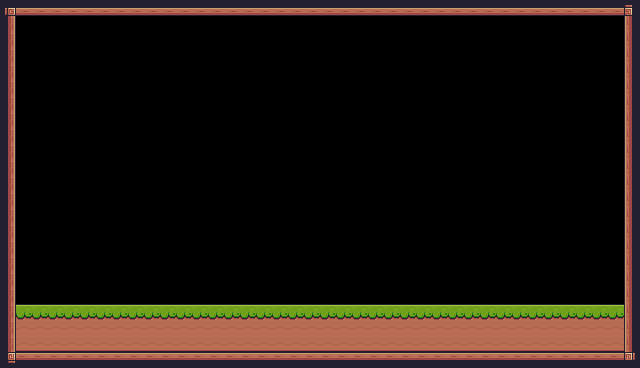

A 2D game scene composited from a Tiled map and its tileset images. What follows is a short description and the map's XML, with every tile layer's data as written:
An orthogonal 40x23 tile map with 16x16 px tiles, 1 tile layer (Tile Layer 1) and 1 object (Player).

<map version="1.10" tiledversion="1.12.1" orientation="orthogonal" renderorder="right-down" width="40" height="23" tilewidth="16" tileheight="16" infinite="0" nextlayerid="3" nextobjectid="10">
 <tileset firstgid="1" source="Pixel Adventure.tsx" />
 <layer id="1" name="Tile Layer 1" width="40" height="23">
  <data encoding="csv">
92,134,134,134,134,134,134,134,134,134,134,134,134,134,134,134,134,134,134,134,134,134,134,134,134,134,134,134,134,134,134,134,134,134,134,134,134,134,134,93,
113,0,0,0,0,0,0,0,0,0,0,0,0,0,0,0,0,0,0,0,0,0,0,0,0,0,0,0,0,0,0,0,0,0,0,0,0,0,0,111,
113,0,0,0,0,0,0,0,0,0,0,0,0,0,0,0,0,0,0,0,0,0,0,0,0,0,0,0,0,0,0,0,0,0,0,0,0,0,0,111,
113,0,0,0,0,0,0,0,0,0,0,0,0,0,0,0,0,0,0,0,0,0,0,0,0,0,0,0,0,0,0,0,0,0,0,0,0,0,0,111,
113,0,0,0,0,0,0,0,0,0,0,0,0,0,0,0,0,0,0,0,0,0,0,0,0,0,0,0,0,0,0,0,0,0,0,0,0,0,0,111,
113,0,0,0,0,0,0,0,0,0,0,0,0,0,0,0,0,0,0,0,0,0,0,0,0,0,0,0,0,0,0,0,0,0,0,0,0,0,0,111,
113,0,0,0,0,0,0,0,0,0,0,0,0,0,0,0,0,0,0,0,0,0,0,0,0,0,0,0,0,0,0,0,0,0,0,0,0,0,0,111,
113,0,0,0,0,0,0,0,0,0,0,0,0,0,0,0,0,0,0,0,0,0,0,0,0,0,0,0,0,0,0,0,0,0,0,0,0,0,0,111,
113,0,0,0,0,0,0,0,0,0,0,0,0,0,0,0,0,0,0,0,0,0,0,0,0,0,0,0,0,0,0,0,0,0,0,0,0,0,0,111,
113,0,0,0,0,0,0,0,0,0,0,0,0,0,0,0,0,0,0,0,0,0,0,0,0,0,0,0,0,0,0,0,0,0,0,0,0,0,0,111,
113,0,0,0,0,0,0,0,0,0,0,0,0,0,0,0,0,0,0,0,0,0,0,0,0,0,0,0,0,0,0,0,0,0,0,0,0,0,0,111,
113,0,0,0,0,0,0,0,0,0,0,0,0,0,0,0,0,0,0,0,0,0,0,0,0,0,0,0,0,0,0,0,0,0,0,0,0,0,0,111,
113,0,0,0,0,0,0,0,0,0,0,0,0,0,0,0,0,0,0,0,0,0,0,0,0,0,0,0,0,0,0,0,0,0,0,0,0,0,0,111,
113,0,0,0,0,0,0,0,0,0,0,0,0,0,0,0,0,0,0,0,0,0,0,0,0,0,0,0,0,0,0,0,0,0,0,0,0,0,0,111,
113,0,0,0,0,0,0,0,0,0,0,0,0,0,0,0,0,0,0,0,0,0,0,0,0,0,0,0,0,0,0,0,0,0,0,0,0,0,0,111,
113,0,0,0,0,0,0,0,0,0,0,0,0,0,0,0,0,0,0,0,0,0,0,0,0,0,0,0,0,0,0,0,0,0,0,0,0,0,0,111,
113,0,0,0,0,0,0,0,0,0,0,0,0,0,0,0,0,0,0,0,0,0,0,0,0,0,0,0,0,0,0,0,0,0,0,0,0,0,0,111,
113,0,0,0,0,0,0,0,0,0,0,0,0,0,0,0,0,0,0,0,0,0,0,0,0,0,0,0,0,0,0,0,0,0,0,0,0,0,0,111,
113,0,0,0,0,0,0,0,0,0,0,0,0,0,0,0,0,0,0,0,0,0,0,0,0,0,0,0,0,0,0,0,0,0,0,0,0,0,0,111,
113,8,8,8,8,8,8,8,8,8,8,8,8,8,8,8,8,8,8,8,8,8,8,8,8,8,8,8,8,8,8,8,8,8,8,8,8,8,8,111,
113,30,30,30,30,30,30,30,30,30,30,30,30,30,30,30,30,30,30,30,30,30,30,30,30,30,30,30,30,30,30,30,30,30,30,30,30,30,30,111,
113,52,52,52,52,52,52,52,52,52,52,52,52,52,52,52,52,52,52,52,52,52,52,52,52,52,52,52,52,52,52,52,52,52,52,52,52,52,52,111,
114,90,90,90,90,90,90,90,90,90,90,90,90,90,90,90,90,90,90,90,90,90,90,90,90,90,90,90,90,90,90,90,90,90,90,90,90,90,90,115
</data>
 </layer>
 <objectgroup id="2" name="Spawnpoints">
  <object id="8" name="Player" type="Player" x="47.4167" y="270.417" width="33" height="34.5" />
 </objectgroup>
</map>
